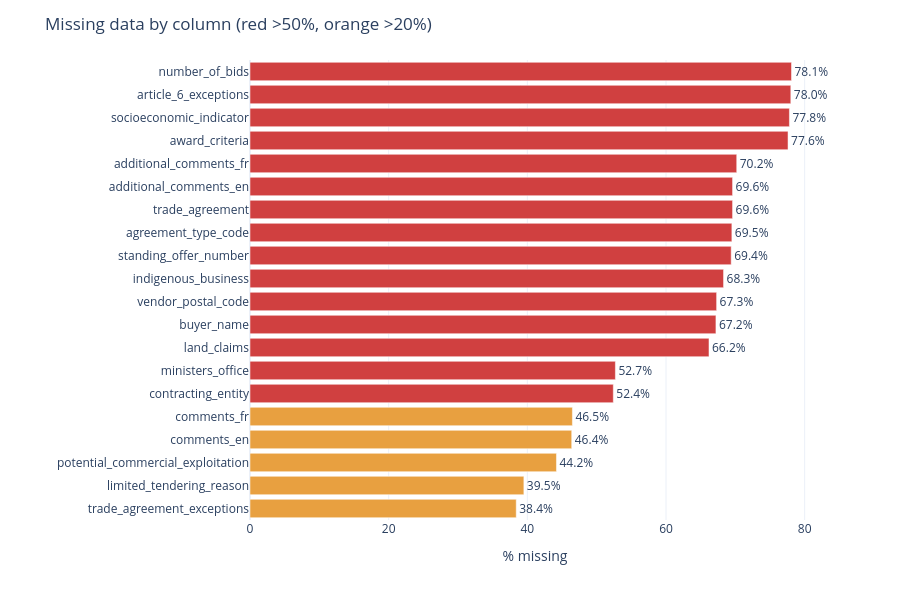

The code cell stored with this chart in its notebook:
### Code cell
# Visualize missing data - top 20 most missing columns
missing_df = pl.DataFrame(rows, schema=["column_name", "missing_count", "missing_pct"], orient="row")
top_missing = missing_df.filter(pl.col("missing_pct") > 0).sort("missing_pct", descending=True).head(20)

cols = top_missing["column_name"].to_list()
pcts = top_missing["missing_pct"].to_list()
colors_m = [RED if p > 50 else ORANGE if p > 20 else BLUE for p in pcts]

fig = go.Figure(go.Bar(
    y=cols, x=pcts,
    orientation='h',
    marker_color=colors_m,
    text=[f'{p}%' for p in pcts],
    textposition='outside',
    cliponaxis=False
))
fig.update_layout(
    title="Missing data by column (red >50%, orange >20%)",
    xaxis_title="% missing",
    yaxis=dict(autorange="reversed"),
    template="plotly_white",
    margin=dict(t=60, l=250),
    height=600
)
fig.show()

### Figure 1 — Plotly figure (JSON) as saved in the notebook; plotly's stock layout.template omitted (floating-point values rounded to 4 significant figures)
{"data": [{"cliponaxis": false, "marker": {"color": ["#D04040", "#D04040", "#D04040", "#D04040", "#D04040", "#D04040", "#D04040", "#D04040", "#D04040", "#D04040", "#D04040", "#D04040", "#D04040", "#D04040", "#D04040", "#E8A040", "#E8A040", "#E8A040", "#E8A040", "#E8A040"]}, "orientation": "h", "text": ["78.1%", "78.0%", "77.8%", "77.6%", "70.2%", "69.6%", "69.6%", "69.5%", "69.4%", "68.3%", "67.3%", "67.2%", "66.2%", "52.7%", "52.4%", "46.5%", "46.4%", "44.2%", "39.5%", "38.4%"], "textposition": "outside", "type": "bar", "x": [78.1, 78, 77.8, 77.6, 70.2, 69.6, 69.6, 69.5, 69.4, 68.3, 67.3, 67.2, 66.2, 52.7, 52.4, 46.5, 46.4, 44.2, 39.5, 38.4], "y": ["number_of_bids", "article_6_exceptions", "socioeconomic_indicator", "award_criteria", "additional_comments_fr", "additional_comments_en", "trade_agreement", "agreement_type_code", "standing_offer_number", "indigenous_business", "vendor_postal_code", "buyer_name", "land_claims", "ministers_office", "contracting_entity", "comments_fr", "comments_en", "potential_commercial_exploitation", "limited_tendering_reason", "trade_agreement_exceptions"]}], "layout": {"height": 600, "margin": {"l": 250, "t": 60}, "title": {"text": "Missing data by column (red >50%, orange >20%)"}, "xaxis": {"title": {"text": "% missing"}}, "yaxis": {"autorange": "reversed"}}}
